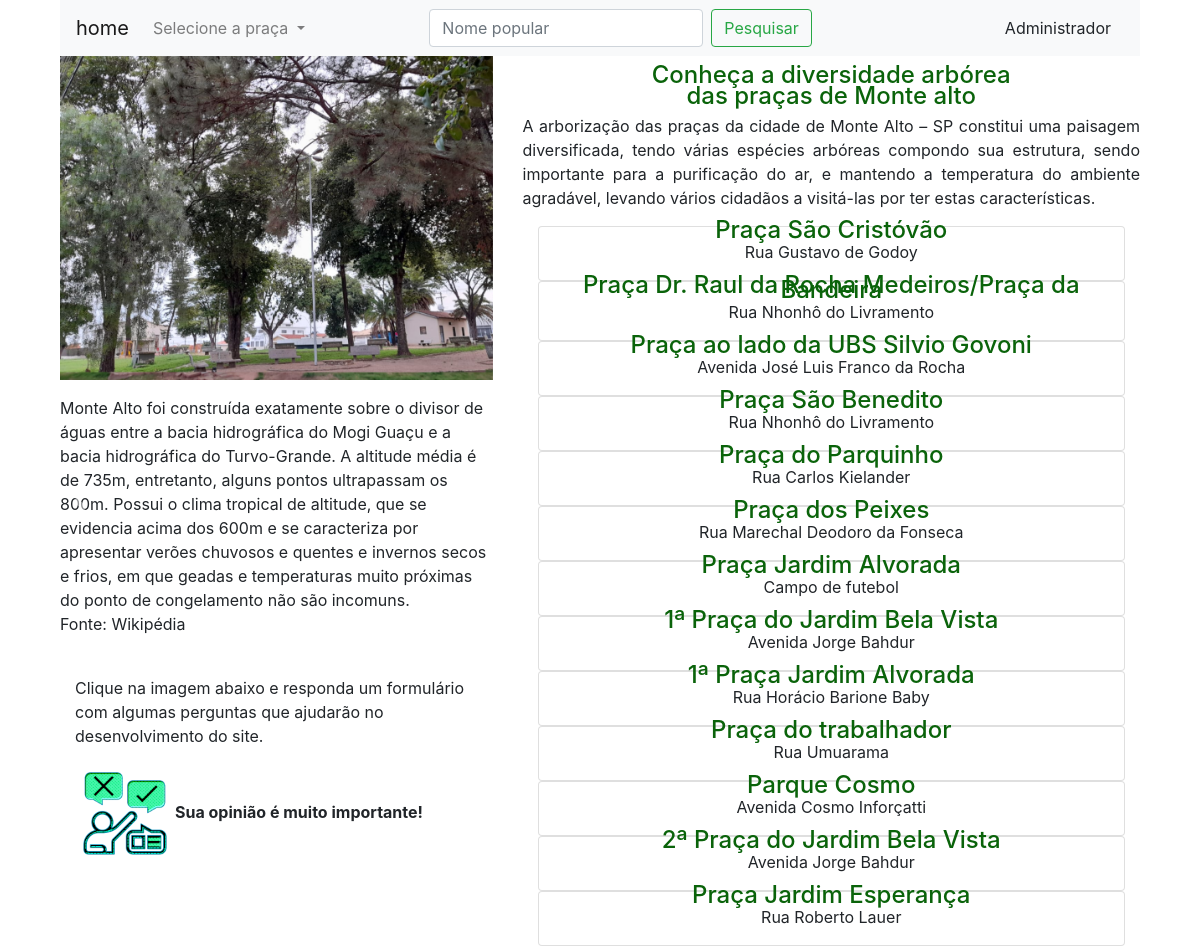
Before: / with the older database file.
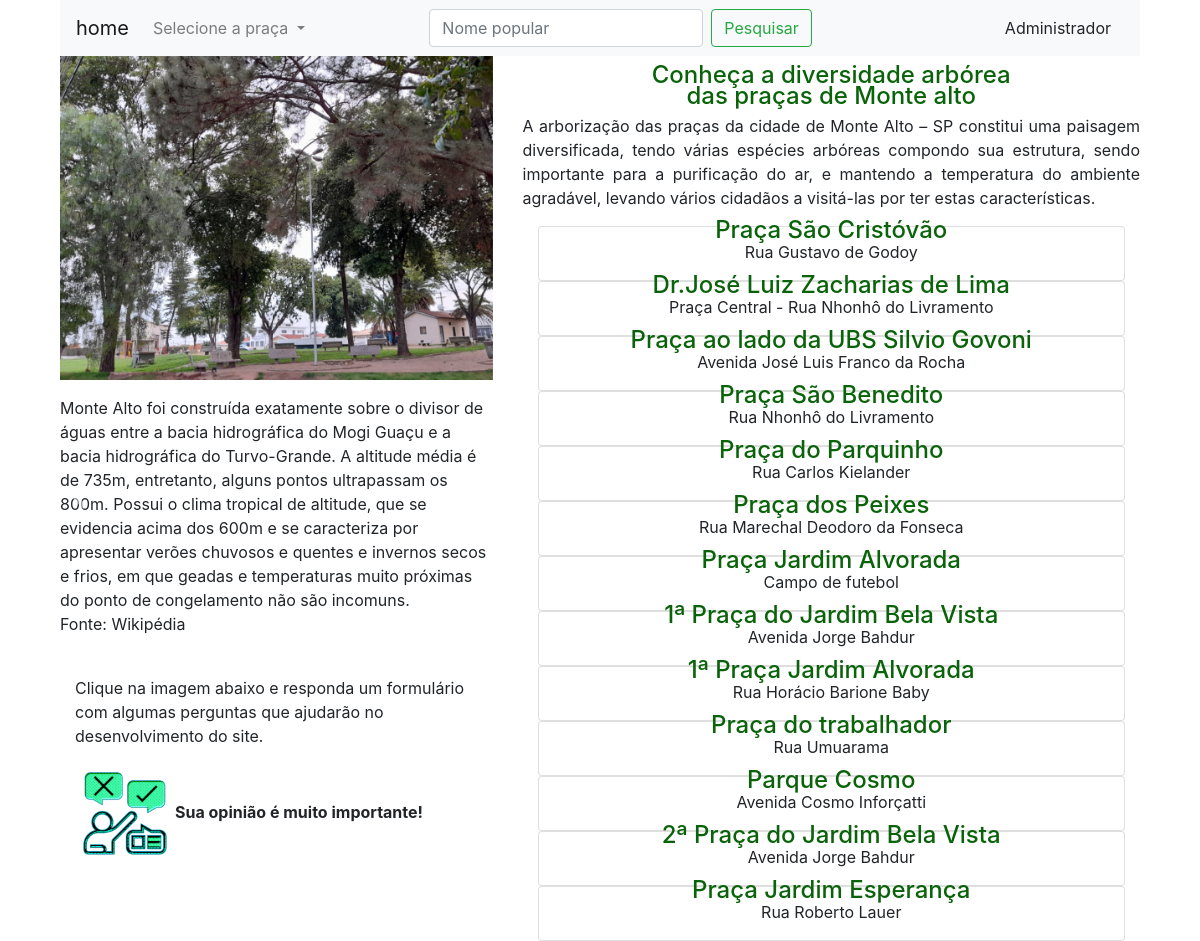
After: the same page with the newer database file.
### app_arbo/trees/models.py (models this page shows)
class Praca(db.Model):
    id=db.Column(db.Integer,primary_key=True)
    name=db.Column(db.String(30),nullable=False,unique=True)
    end=db.Column(db.String(100),nullable=False,unique=False)
    desc=db.Column(db.String(500),nullable=False,unique=False)
    image_1=db.Column(db.String(30),nullable=False,unique=True)
    image_2=db.Column(db.String(30),nullable=False,unique=True)
    image_3=db.Column(db.String(30),nullable=False,unique=True)

### app_arbo/trees/rotas.py (the view)
@app.route('/')
def home():
    pracas = Praca.query.all()
    return render_template('/trees/index.html', title='Página Inicial', pracas=pracas)

### app_arbo/templates/trees/index.html (shortened to what this page needs)
{% extends 'layouts2.html' %}
{% block content %}
<div class="container">
    <div class="col-sm">
<nav class="navbar navbar-expand-lg navbar-light bg-light">
    <a class="navbar-brand" href="/">home</a>
    <div class="collapse navbar-collapse" id="navbarSupportedContent">
      <ul class="navbar-nav mr-auto">
        <li class="nav-item dropdown">
          <a class="nav-link dropdown-toggle" href="#" id="navbarDropdown" role="button" data-toggle="dropdown" aria-haspopup="true" aria-expanded="false">
            Selecione a praça
          </a>
        </li>
        </ul>
      <form class="form-inline my-2 my-lg-0" method="POST">
        <input class="form-control mr-sm-2" type="search" placeholder="Nome popular" autofocus="autofocus" name="search_string">
        <input class="btn btn-outline-success my-2 my-sm-0" type="submit" formaction="/search" value="Pesquisar">
      </form>
      <a href="{{url_for('admin')}}" class="btn btn-light" style="margin-top: 0px; margin-left: 180px;">Administrador</a>
    </div>
  </nav>
</div>
<div class="container">
    <div class="row">
    <div class="col-md-5">
        <div id="carouselExampleIndicators" class="carousel slide" data-ride="carousel">
       <div class="carousel-inner">
        <div class="carousel-item active">
          <img class="d-block w-100" src="{{url_for('static', filename='images/scristovao1.jpg')}}" alt="First slide">
        </div>
        </div>
        </div>
        <div>
          <a class="carousel-control-prev" href="#carouselExampleIndicators" role="button" data-slide="prev">
        <span class="carousel-control-prev-icon" aria-hidden="true"></span>
          </a>
          <a class="carousel-control-next" href="#carouselExampleIndicators" role="button" data-slide="next">
        <span class="carousel-control-next-icon" aria-hidden="true"></span>
</a>
        </div>
        <p1 style="text-align: justify;">Monte Alto foi construída exatamente sobre o divisor de águas entre a bacia hidrográfica do Mogi Guaçu e a bacia hidrográfica do Turvo-Grande. A altitude média é de 735m, entretanto, alguns pontos ultrapassam os 800m. Possui o clima tropical de altitude, que se evidencia acima dos 600m e se caracteriza por apresentar verões chuvosos e quentes e invernos secos e frios, em que geadas e temperaturas muito próximas do ponto de congelamento não são incomuns. </p1>
        <p>Fonte: Wikipédia</p>
       <div class="col">
        <p>Clique na imagem abaixo e responda um formulário com algumas perguntas que ajudarão no desenvolvimento do site.</p>
        <p><a href="https://forms.gle/dBSn7GwwX7qQ5cZ46"  target="_blank"><img src="{{url_for('static', filename='images/opiniao.png')}}"></a><strong>Sua opinião é muito importante!</strong></p>
       </div>
       <div class="row">
    </div>
</div>
    <div class="col-md-7">
      <h4 style="text-align: center;">Conheça a diversidade arbórea</h4>
        <h4 style="text-align: center;">das praças de Monte alto</h4>
        <p style="text-align: justify;">A arborização das praças da cidade de Monte Alto – SP constitui uma paisagem diversificada, tendo várias espécies arbóreas compondo sua estrutura, sendo importante para a purificação do ar, e mantendo a temperatura do ambiente agradável, levando vários cidadãos a visitá-las por ter estas características. </p>
    <div class="container">
        <div class="row">
            <div class="col-md-12">
                {% for praca in pracas %}
                <div class="card">
                    <div class="card-tile">
                    <a href="{{url_for('get_praca', id=praca.id)}}"><h4 class="text-center">{{praca.name}}</h4></a>
                <p class="text-center">{{praca.end}}</p>
                    </div>
                </div>
                    {% endfor %}
            </div>
        </div>
    </div>
      </div>
    </div>
</div>
</div>
{% endblock content %}

### app_arbo/templates/layouts2.html (shortened to what this page needs)
<!doctype html>
<html lang="pt-br">
  <head>
    <link rel="stylesheet" href="{{url_for('static', filename='css/bootstrap.min.css')}}">
  </head>
  <body>
{% block content %}
{% endblock content %}
  </body>
</html>

### app_arbo/templates/trees/index.html (style rules this page uses)
h4 { color: #0a630a; line-height: 5px; }
a:link, a:visited, a:active a:hover { text-decoration: none; }

Changed rows visible on the page:
changed Praca: name "Praça Dr. Raul da Rocha Medeiros/Praça da Bandeira" → "Dr.José Luiz Zacharias de Lima"; end "Rua Nhonhô do Livramento" → "Praça Central - Rua Nhonhô do Livramento"
